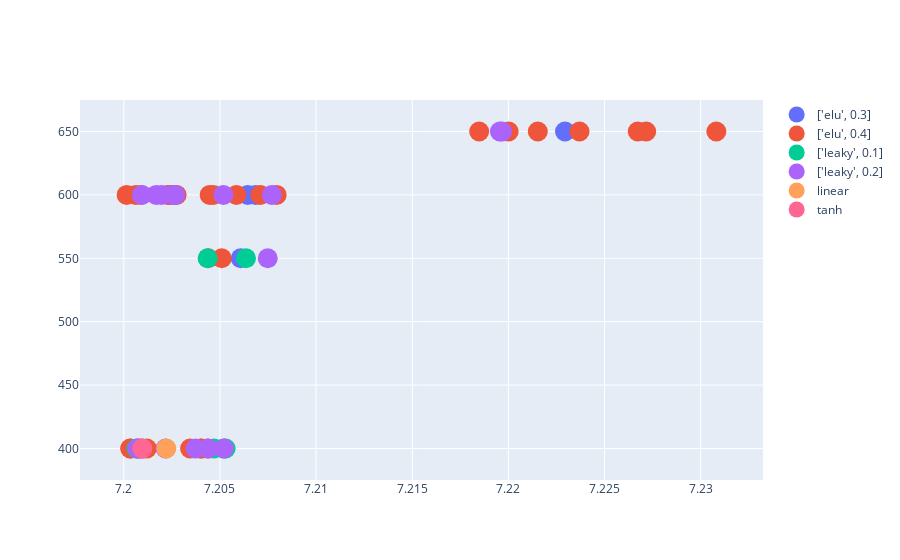

The cell this chart's notebook holds for it:
### Code cell
results.results_dataframe_graph(facet='activation',att=['filters','strides','kernel_size','drop','full','fulldrop', 'activation_full','lag'], count=True, threshold=7.2)
